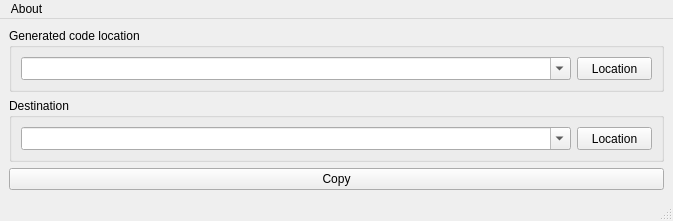
<?xml version="1.0" encoding="UTF-8"?>
<ui version="4.0">
 <class>MainWindow</class>
 <widget class="QMainWindow" name="MainWindow">
  <property name="geometry">
   <rect>
    <x>0</x>
    <y>0</y>
    <width>673</width>
    <height>210</height>
   </rect>
  </property>
  <property name="sizePolicy">
   <sizepolicy hsizetype="Preferred" vsizetype="Fixed">
    <horstretch>0</horstretch>
    <verstretch>0</verstretch>
   </sizepolicy>
  </property>
  <property name="maximumSize">
   <size>
    <width>16777215</width>
    <height>210</height>
   </size>
  </property>
  <property name="windowTitle">
   <string>AutoCopy V1.0.0</string>
  </property>
  <property name="windowIcon">
   <iconset>
    <normaloff>Ico/copy.ico</normaloff>Ico/copy.ico</iconset>
  </property>
  <widget class="QWidget" name="centralwidget">
   <layout class="QGridLayout" name="gridLayout_4">
    <item row="0" column="0">
     <layout class="QGridLayout" name="gridLayout_3">
      <item row="0" column="0">
       <widget class="QGroupBox" name="groupBox">
        <property name="sizePolicy">
         <sizepolicy hsizetype="Preferred" vsizetype="Fixed">
          <horstretch>0</horstretch>
          <verstretch>0</verstretch>
         </sizepolicy>
        </property>
        <property name="title">
         <string>Generated code location</string>
        </property>
        <layout class="QGridLayout" name="gridLayout">
         <item row="0" column="0">
          <layout class="QGridLayout" name="gridLayout_6">
           <item row="0" column="0">
            <widget class="QComboBox" name="SourceCBox">
             <property name="sizePolicy">
              <sizepolicy hsizetype="Preferred" vsizetype="Fixed">
               <horstretch>0</horstretch>
               <verstretch>0</verstretch>
              </sizepolicy>
             </property>
             <property name="minimumSize">
              <size>
               <width>550</width>
               <height>23</height>
              </size>
             </property>
             <property name="editable">
              <bool>true</bool>
             </property>
            </widget>
           </item>
           <item row="0" column="1">
            <widget class="QPushButton" name="SourceButton">
             <property name="sizePolicy">
              <sizepolicy hsizetype="Fixed" vsizetype="Fixed">
               <horstretch>0</horstretch>
               <verstretch>0</verstretch>
              </sizepolicy>
             </property>
             <property name="minimumSize">
              <size>
               <width>75</width>
               <height>23</height>
              </size>
             </property>
             <property name="text">
              <string>Location</string>
             </property>
            </widget>
           </item>
          </layout>
         </item>
        </layout>
       </widget>
      </item>
      <item row="1" column="0">
       <widget class="QGroupBox" name="groupBox_3">
        <property name="sizePolicy">
         <sizepolicy hsizetype="Preferred" vsizetype="Fixed">
          <horstretch>0</horstretch>
          <verstretch>0</verstretch>
         </sizepolicy>
        </property>
        <property name="title">
         <string>Destination</string>
        </property>
        <layout class="QGridLayout" name="gridLayout_2">
         <item row="0" column="0">
          <layout class="QGridLayout" name="gridLayout_5">
           <item row="0" column="0">
            <widget class="QComboBox" name="DestCBox">
             <property name="minimumSize">
              <size>
               <width>550</width>
               <height>23</height>
              </size>
             </property>
             <property name="editable">
              <bool>true</bool>
             </property>
            </widget>
           </item>
           <item row="0" column="1">
            <widget class="QPushButton" name="DestButton">
             <property name="sizePolicy">
              <sizepolicy hsizetype="Fixed" vsizetype="Fixed">
               <horstretch>0</horstretch>
               <verstretch>0</verstretch>
              </sizepolicy>
             </property>
             <property name="minimumSize">
              <size>
               <width>75</width>
               <height>23</height>
              </size>
             </property>
             <property name="text">
              <string>Location</string>
             </property>
            </widget>
           </item>
          </layout>
         </item>
        </layout>
       </widget>
      </item>
      <item row="2" column="0">
       <widget class="QPushButton" name="CopyButton">
        <property name="text">
         <string>Copy</string>
        </property>
       </widget>
      </item>
     </layout>
    </item>
   </layout>
  </widget>
  <widget class="QStatusBar" name="statusbar"/>
  <widget class="QMenuBar" name="menubar">
   <property name="geometry">
    <rect>
     <x>0</x>
     <y>0</y>
     <width>673</width>
     <height>21</height>
    </rect>
   </property>
   <widget class="QMenu" name="menu">
    <property name="title">
     <string>About</string>
    </property>
    <addaction name="actionAbout_Mcopy"/>
   </widget>
   <addaction name="menu"/>
  </widget>
  <action name="actionAbout_Mcopy">
   <property name="text">
    <string>About Mcopy</string>
   </property>
  </action>
 </widget>
 <resources/>
 <connections/>
</ui>
